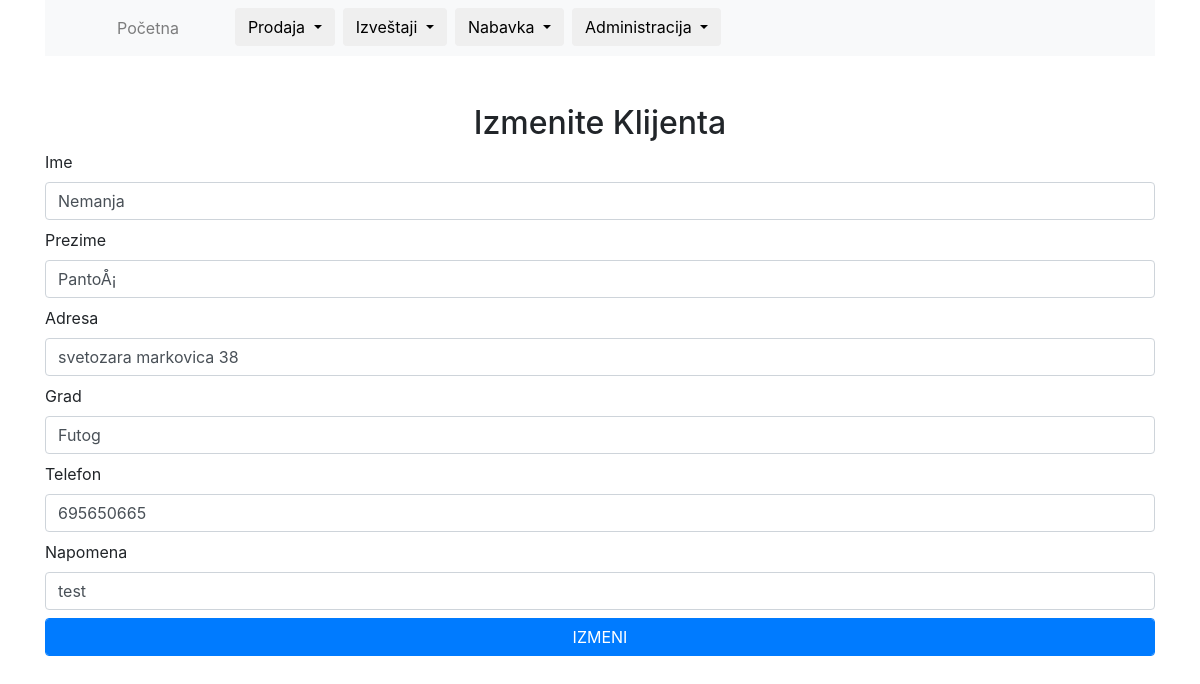
Page /change-client/6 (signed in) on the committed database.
### tables this page shows
CREATE TABLE `clients` (
  `id` int(11) NOT NULL,
  `name` varchar(25) NOT NULL,
  `surname` varchar(25) NOT NULL,
  `adress` varchar(50) NOT NULL,
  `city` varchar(25) NOT NULL,
  `phone` varchar(12) NOT NULL,
  `note` varchar(100) NOT NULL
);

### includes/functions.php (called while the page is built, shortened)
<?php
if (isset($_SERVER['REQUEST_URI'])) {
    $params = explode("/", ltrim($_SERVER['REQUEST_URI'], "/"));
}
function getOne($table, $id)
{
    global $conn;
    $sql = "SELECT * FROM $table WHERE id = $id";
    $statement = $conn->prepare($sql);
    $statement->execute();
    $statement->setFetchMode(PDO::FETCH_ASSOC);
    return $statement->fetch();
}
function getClient($id)
{
    $client = getOne('clients', $id);
    return $client;
}

### change-client.php (the view, shortened to what this page needs)
<?php if (isset($_POST["submit"])) :?>
<?php
changeClient();
?>
<?php else: ?>
<?php
$client = getClient($params[1]);
?>
    <h2 class="text-center pt-5">Izmenite Klijenta</h2>
    <form method="post">
        <label for="name">Ime</label>
        <input type="text" name="name" value="<?php echo $client['name'] ?>" class="form-control mb-2 forma">
        <label for="surname">Prezime</label>
        <input type="text" name="surname" value="<?php echo $client['surname'] ?>" class="form-control mb-2 forma">
        <label for="adress">Adresa</label>
        <input type="text" name="adress" value="<?php echo $client['adress'] ?>" class="form-control mb-2 forma">
        <label for="city">Grad</label>
        <input type="text" name="city" value="<?php echo $client['city'] ?>" class="form-control mb-2 forma">
        <label for="phone">Telefon</label>
        <input type="text" name="phone" value="<?php echo $client['phone'] ?>" class="form-control mb-2 forma">
        <label for="note">Napomena</label>
        <input type="text" name="note" value="<?php echo $client['note'] ?>" class="form-control mb-2 forma">
        <input type="submit"  name="submit" value="IZMENI" class="form-control mb-4 btn-primary forma mb-5">
    </form>
<?php endif; ?>

### rows in the picture
clients: name "Nemanja", surname "PantoÅ¡", adress "svetozara markovica 38", city "Futog", phone "695650665", note "test"
